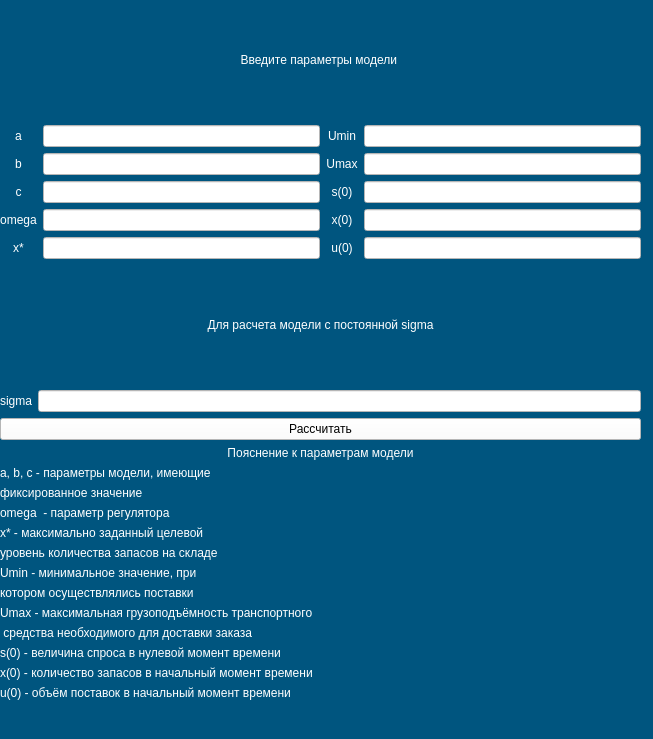
<?xml version="1.0" encoding="UTF-8"?>
<ui version="4.0">
 <class>MainWindow</class>
 <widget class="QMainWindow" name="MainWindow">
  <property name="geometry">
   <rect>
    <x>0</x>
    <y>0</y>
    <width>653</width>
    <height>739</height>
   </rect>
  </property>
  <property name="windowTitle">
   <string>Приложение для моделирования</string>
  </property>
  <property name="styleSheet">
   <string notr="true">background:rgb(0, 85, 127)</string>
  </property>
  <widget class="QWidget" name="centralwidget">
   <widget class="QWidget" name="verticalLayoutWidget">
    <property name="geometry">
     <rect>
      <x>0</x>
      <y>0</y>
      <width>641</width>
      <height>700</height>
     </rect>
    </property>
    <layout class="QVBoxLayout" name="verticalLayout">
     <item>
      <widget class="QLabel" name="label">
       <property name="styleSheet">
        <string notr="true">color:rgb(255, 255, 255);
font: 75 18pt &quot;Times New Roman&quot;;</string>
       </property>
       <property name="text">
        <string>Введите параметры модели </string>
       </property>
       <property name="alignment">
        <set>Qt::AlignCenter</set>
       </property>
      </widget>
     </item>
     <item>
      <layout class="QGridLayout" name="gridLayout">
       <item row="2" column="0">
        <widget class="QLabel" name="for_c_2">
         <property name="styleSheet">
          <string notr="true">color:rgb(255, 255, 255);
font: 75 18pt &quot;Times New Roman&quot;;
</string>
         </property>
         <property name="text">
          <string>c</string>
         </property>
         <property name="alignment">
          <set>Qt::AlignCenter</set>
         </property>
        </widget>
       </item>
       <item row="3" column="0">
        <widget class="QLabel" name="for_w_2">
         <property name="styleSheet">
          <string notr="true">color:rgb(255, 255, 255);
font: 75 18pt &quot;Times New Roman&quot;;</string>
         </property>
         <property name="text">
          <string>omega</string>
         </property>
         <property name="alignment">
          <set>Qt::AlignCenter</set>
         </property>
        </widget>
       </item>
       <item row="3" column="3">
        <widget class="QLineEdit" name="for_x0">
         <property name="styleSheet">
          <string notr="true">background:rgb(255, 255, 255);
color:rgb(0, 0, 0);
font: 75 18pt &quot;Times New Roman&quot;;
</string>
         </property>
        </widget>
       </item>
       <item row="0" column="0">
        <widget class="QLabel" name="for_a_2">
         <property name="styleSheet">
          <string notr="true">color:rgb(255, 255, 255);
font: 75 18pt &quot;Times New Roman&quot;;
</string>
         </property>
         <property name="text">
          <string>a</string>
         </property>
         <property name="alignment">
          <set>Qt::AlignCenter</set>
         </property>
        </widget>
       </item>
       <item row="0" column="3">
        <widget class="QLineEdit" name="for_Umin">
         <property name="styleSheet">
          <string notr="true">background:rgb(255, 255, 255);
color:rgb(0, 0, 0);
font: 75 18pt &quot;Times New Roman&quot;;</string>
         </property>
        </widget>
       </item>
       <item row="4" column="0">
        <widget class="QLabel" name="for_x_1">
         <property name="styleSheet">
          <string notr="true">color:rgb(255, 255, 255);
font: 75 18pt &quot;Times New Roman&quot;;</string>
         </property>
         <property name="text">
          <string>x*</string>
         </property>
         <property name="alignment">
          <set>Qt::AlignCenter</set>
         </property>
        </widget>
       </item>
       <item row="1" column="1">
        <widget class="QLineEdit" name="for_b">
         <property name="styleSheet">
          <string notr="true">background:rgb(255, 255, 255);
color:rgb(0, 0, 0);
font: 75 18pt &quot;Times New Roman&quot;;
</string>
         </property>
        </widget>
       </item>
       <item row="2" column="3">
        <widget class="QLineEdit" name="for_s0">
         <property name="styleSheet">
          <string notr="true">background:rgb(255, 255, 255);
color:rgb(0, 0, 0);
font: 75 18pt &quot;Times New Roman&quot;;</string>
         </property>
        </widget>
       </item>
       <item row="3" column="1">
        <widget class="QLineEdit" name="for_w">
         <property name="styleSheet">
          <string notr="true">background:rgb(255, 255, 255);
color:rgb(0, 0, 0);
font: 75 18pt &quot;Times New Roman&quot;;</string>
         </property>
        </widget>
       </item>
       <item row="3" column="2">
        <widget class="QLabel" name="label_10">
         <property name="styleSheet">
          <string notr="true">color:rgb(255, 255, 255);
font: 75 18pt &quot;Times New Roman&quot;;
</string>
         </property>
         <property name="text">
          <string>x(0)</string>
         </property>
         <property name="alignment">
          <set>Qt::AlignCenter</set>
         </property>
        </widget>
       </item>
       <item row="1" column="3">
        <widget class="QLineEdit" name="for_Umax">
         <property name="styleSheet">
          <string notr="true">background:rgb(255, 255, 255);
color:rgb(0, 0, 0);
font: 75 18pt &quot;Times New Roman&quot;;
</string>
         </property>
        </widget>
       </item>
       <item row="4" column="2">
        <widget class="QLabel" name="label_11">
         <property name="styleSheet">
          <string notr="true">color:rgb(255, 255, 255);
font: 75 18pt &quot;Times New Roman&quot;;</string>
         </property>
         <property name="text">
          <string>u(0)</string>
         </property>
         <property name="alignment">
          <set>Qt::AlignCenter</set>
         </property>
        </widget>
       </item>
       <item row="4" column="1">
        <widget class="QLineEdit" name="for_x_">
         <property name="styleSheet">
          <string notr="true">background:rgb(255, 255, 255);
color:rgb(0, 0, 0);
font: 75 18pt &quot;Times New Roman&quot;;</string>
         </property>
        </widget>
       </item>
       <item row="2" column="2">
        <widget class="QLabel" name="label_9">
         <property name="styleSheet">
          <string notr="true">color:rgb(255, 255, 255);
font: 75 18pt &quot;Times New Roman&quot;;</string>
         </property>
         <property name="text">
          <string>s(0)</string>
         </property>
         <property name="alignment">
          <set>Qt::AlignCenter</set>
         </property>
        </widget>
       </item>
       <item row="2" column="1">
        <widget class="QLineEdit" name="for_c">
         <property name="styleSheet">
          <string notr="true">background:rgb(255, 255, 255);
color:rgb(0, 0, 0);
font: 75 18pt &quot;Times New Roman&quot;;</string>
         </property>
        </widget>
       </item>
       <item row="1" column="2">
        <widget class="QLabel" name="label_8">
         <property name="styleSheet">
          <string notr="true">color:rgb(255, 255, 255);
font: 75 18pt &quot;Times New Roman&quot;;
</string>
         </property>
         <property name="text">
          <string>Umax</string>
         </property>
         <property name="alignment">
          <set>Qt::AlignCenter</set>
         </property>
        </widget>
       </item>
       <item row="4" column="3">
        <widget class="QLineEdit" name="for_u0">
         <property name="styleSheet">
          <string notr="true">background:rgb(255, 255, 255);
color:rgb(0, 0, 0);
font: 75 18pt &quot;Times New Roman&quot;;
</string>
         </property>
        </widget>
       </item>
       <item row="1" column="0">
        <widget class="QLabel" name="for_b_2">
         <property name="styleSheet">
          <string notr="true">color:rgb(255, 255, 255);
font: 75 18pt &quot;Times New Roman&quot;;
</string>
         </property>
         <property name="text">
          <string>b</string>
         </property>
         <property name="alignment">
          <set>Qt::AlignCenter</set>
         </property>
        </widget>
       </item>
       <item row="0" column="2">
        <widget class="QLabel" name="label_7">
         <property name="styleSheet">
          <string notr="true">color:rgb(255, 255, 255);
font: 75 18pt &quot;Times New Roman&quot;;
</string>
         </property>
         <property name="text">
          <string>Umin</string>
         </property>
         <property name="alignment">
          <set>Qt::AlignCenter</set>
         </property>
        </widget>
       </item>
       <item row="0" column="1">
        <widget class="QLineEdit" name="for_a">
         <property name="styleSheet">
          <string notr="true">background:rgb(255, 255, 255);
color:rgb(0, 0, 0);
font: 75 18pt &quot;Times New Roman&quot;;</string>
         </property>
        </widget>
       </item>
      </layout>
     </item>
     <item>
      <widget class="QLabel" name="label_2">
       <property name="styleSheet">
        <string notr="true">color:rgb(255, 255, 255);
font: 75 18pt &quot;Times New Roman&quot;;</string>
       </property>
       <property name="text">
        <string>Для расчета модели с постоянной sigma</string>
       </property>
       <property name="alignment">
        <set>Qt::AlignCenter</set>
       </property>
      </widget>
     </item>
     <item>
      <layout class="QHBoxLayout" name="horizontalLayout">
       <item>
        <widget class="QLabel" name="label_12">
         <property name="styleSheet">
          <string notr="true">color:rgb(255, 255, 255);
font: 75 18pt &quot;Times New Roman&quot;;</string>
         </property>
         <property name="text">
          <string>sigma</string>
         </property>
         <property name="alignment">
          <set>Qt::AlignCenter</set>
         </property>
        </widget>
       </item>
       <item>
        <widget class="QLineEdit" name="for_sigma">
         <property name="styleSheet">
          <string notr="true">background:rgb(255, 255, 255);
color:rgb(0, 0, 0);
font: 75 18pt &quot;Times New Roman&quot;;</string>
         </property>
        </widget>
       </item>
      </layout>
     </item>
     <item>
      <widget class="QPushButton" name="btn_count">
       <property name="styleSheet">
        <string notr="true">color:rgb(0, 0, 0);
background:rgb(255, 255, 255);
font: 75 18pt &quot;Times New Roman&quot;;</string>
       </property>
       <property name="text">
        <string>Рассчитать</string>
       </property>
      </widget>
     </item>
     <item>
      <layout class="QVBoxLayout" name="verticalLayout_2">
       <item>
        <widget class="QLabel" name="label_3">
         <property name="styleSheet">
          <string notr="true">color:rgb(255, 255, 255);
font: 75 18pt &quot;Times New Roman&quot;;</string>
         </property>
         <property name="text">
          <string>Пояснение к параметрам модели</string>
         </property>
         <property name="alignment">
          <set>Qt::AlignCenter</set>
         </property>
        </widget>
       </item>
       <item>
        <widget class="QLabel" name="label_13">
         <property name="styleSheet">
          <string notr="true">color:rgb(255, 255, 255);
font: 75 14pt &quot;Times New Roman&quot;;</string>
         </property>
         <property name="text">
          <string>a, b, c - параметры модели, имеющие</string>
         </property>
         <property name="alignment">
          <set>Qt::AlignLeading|Qt::AlignLeft|Qt::AlignVCenter</set>
         </property>
        </widget>
       </item>
       <item>
        <widget class="QLabel" name="label_14">
         <property name="styleSheet">
          <string notr="true">color:rgb(255, 255, 255);
font: 75 14pt &quot;Times New Roman&quot;;</string>
         </property>
         <property name="text">
          <string>фиксированное значение</string>
         </property>
         <property name="alignment">
          <set>Qt::AlignLeading|Qt::AlignLeft|Qt::AlignVCenter</set>
         </property>
        </widget>
       </item>
       <item>
        <widget class="QLabel" name="for_b_3">
         <property name="styleSheet">
          <string notr="true">color:rgb(255, 255, 255);
font: 75 14pt &quot;Times New Roman&quot;;</string>
         </property>
         <property name="text">
          <string>omega  - параметр регулятора</string>
         </property>
         <property name="alignment">
          <set>Qt::AlignLeading|Qt::AlignLeft|Qt::AlignVCenter</set>
         </property>
        </widget>
       </item>
       <item>
        <widget class="QLabel" name="for_x_2">
         <property name="styleSheet">
          <string notr="true">color:rgb(255, 255, 255);
font: 75 14pt &quot;Times New Roman&quot;;</string>
         </property>
         <property name="text">
          <string>x* - максимально заданный целевой </string>
         </property>
         <property name="alignment">
          <set>Qt::AlignLeading|Qt::AlignLeft|Qt::AlignVCenter</set>
         </property>
        </widget>
       </item>
       <item>
        <widget class="QLabel" name="for_b_4">
         <property name="styleSheet">
          <string notr="true">color:rgb(255, 255, 255);
font: 75 14pt &quot;Times New Roman&quot;;</string>
         </property>
         <property name="text">
          <string>уровень количества запасов на складе</string>
         </property>
         <property name="alignment">
          <set>Qt::AlignLeading|Qt::AlignLeft|Qt::AlignVCenter</set>
         </property>
        </widget>
       </item>
       <item>
        <widget class="QLabel" name="for_x_3">
         <property name="styleSheet">
          <string notr="true">color:rgb(255, 255, 255);
font: 75 14pt &quot;Times New Roman&quot;;</string>
         </property>
         <property name="text">
          <string>Umin - минимальное значение, при</string>
         </property>
         <property name="alignment">
          <set>Qt::AlignLeading|Qt::AlignLeft|Qt::AlignVCenter</set>
         </property>
        </widget>
       </item>
       <item>
        <widget class="QLabel" name="for_b_5">
         <property name="styleSheet">
          <string notr="true">color:rgb(255, 255, 255);
font: 75 14pt &quot;Times New Roman&quot;;</string>
         </property>
         <property name="text">
          <string>котором осуществлялись поставки</string>
         </property>
         <property name="alignment">
          <set>Qt::AlignLeading|Qt::AlignLeft|Qt::AlignVCenter</set>
         </property>
        </widget>
       </item>
       <item>
        <widget class="QLabel" name="for_x_4">
         <property name="styleSheet">
          <string notr="true">color:rgb(255, 255, 255);
font: 75 14pt &quot;Times New Roman&quot;;</string>
         </property>
         <property name="text">
          <string>Umax - максимальная грузоподъёмность транспортного</string>
         </property>
         <property name="alignment">
          <set>Qt::AlignLeading|Qt::AlignLeft|Qt::AlignVCenter</set>
         </property>
        </widget>
       </item>
       <item>
        <widget class="QLabel" name="for_x_5">
         <property name="styleSheet">
          <string notr="true">color:rgb(255, 255, 255);
font: 75 14pt &quot;Times New Roman&quot;;</string>
         </property>
         <property name="text">
          <string> средства необходимого для доставки заказа</string>
         </property>
         <property name="alignment">
          <set>Qt::AlignLeading|Qt::AlignLeft|Qt::AlignVCenter</set>
         </property>
        </widget>
       </item>
       <item>
        <widget class="QLabel" name="for_x_6">
         <property name="styleSheet">
          <string notr="true">color:rgb(255, 255, 255);
font: 75 14pt &quot;Times New Roman&quot;;</string>
         </property>
         <property name="text">
          <string>s(0) - величина спроса в нулевой момент времени</string>
         </property>
         <property name="alignment">
          <set>Qt::AlignLeading|Qt::AlignLeft|Qt::AlignVCenter</set>
         </property>
        </widget>
       </item>
       <item>
        <widget class="QLabel" name="for_x_7">
         <property name="styleSheet">
          <string notr="true">color:rgb(255, 255, 255);
font: 75 14pt &quot;Times New Roman&quot;;</string>
         </property>
         <property name="text">
          <string>x(0) - количество запасов в начальный момент времени</string>
         </property>
         <property name="alignment">
          <set>Qt::AlignLeading|Qt::AlignLeft|Qt::AlignVCenter</set>
         </property>
        </widget>
       </item>
       <item>
        <widget class="QLabel" name="for_x_8">
         <property name="styleSheet">
          <string notr="true">color:rgb(255, 255, 255);
font: 75 14pt &quot;Times New Roman&quot;;</string>
         </property>
         <property name="text">
          <string>u(0) - объём поставок в начальный момент времени</string>
         </property>
         <property name="alignment">
          <set>Qt::AlignLeading|Qt::AlignLeft|Qt::AlignVCenter</set>
         </property>
        </widget>
       </item>
      </layout>
     </item>
    </layout>
   </widget>
  </widget>
  <widget class="QStatusBar" name="statusbar"/>
 </widget>
 <resources/>
 <connections/>
</ui>
